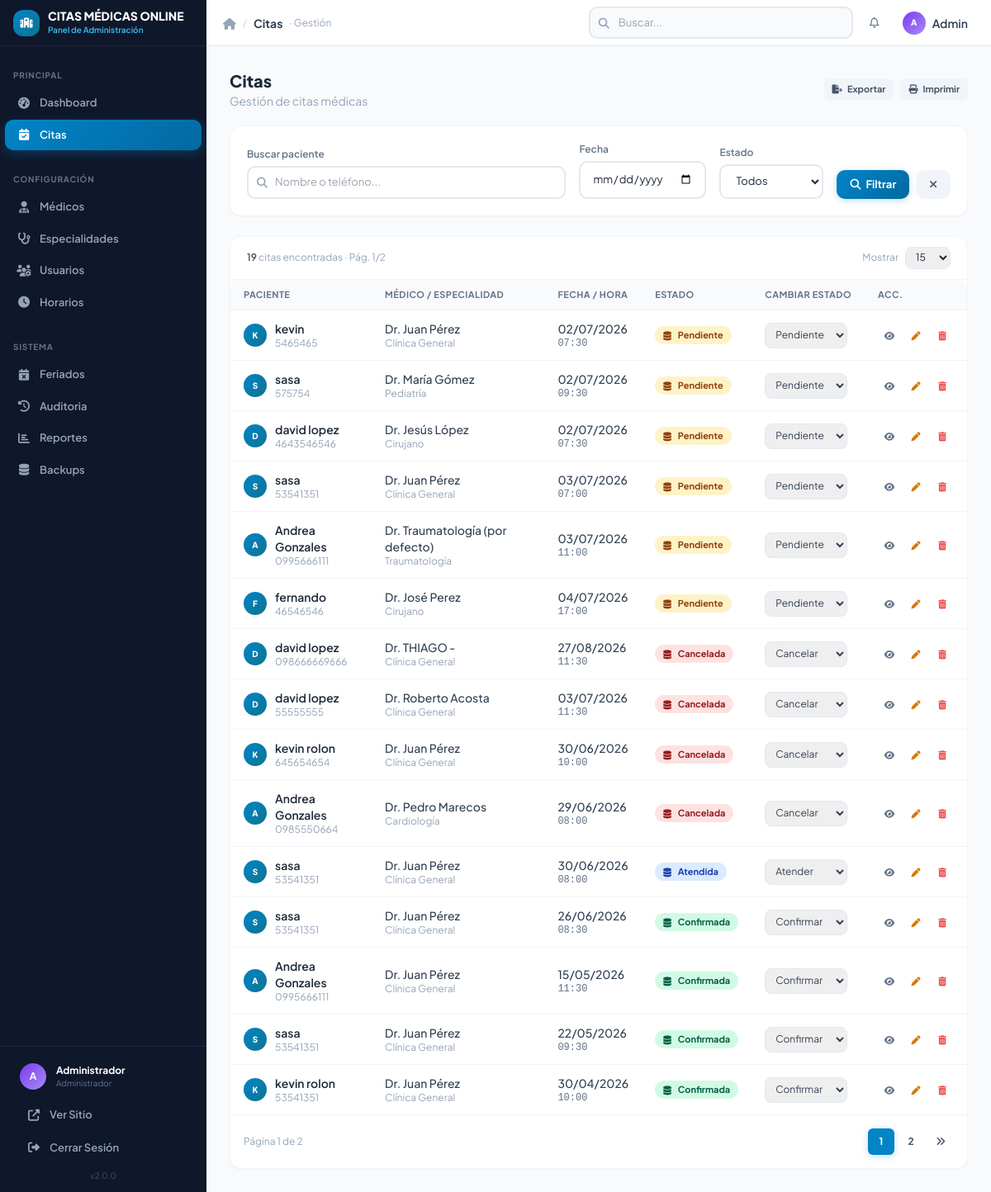
Screenshot of /admin/citas (signed in) with the database file from the repository.
### tables this page shows
CREATE TABLE IF NOT EXISTS `citas` (
  `id` int NOT NULL AUTO_INCREMENT,
  `nombre_paciente` varchar(150) NOT NULL,
  `telefono` varchar(30) DEFAULT NULL,
  `email` varchar(150) DEFAULT NULL,
  `motivo` text,
  `token_cancelacion` varchar(64) DEFAULT NULL,
  `notas_medico` text,
  `fecha` date NOT NULL,
  `hora` time NOT NULL,
  `medico_id` int NOT NULL,
  `especialidad_id` int DEFAULT NULL,
  `estado_id` int NOT NULL DEFAULT '1',
  `creado_en` timestamp NOT NULL DEFAULT CURRENT_TIMESTAMP,
  PRIMARY KEY (`id`),
  UNIQUE KEY `token_cancelacion` (`token_cancelacion`),
  KEY `fk_citas_medicos` (`medico_id`),
  KEY `fk_citas_estados` (`estado_id`),
  KEY `fk_citas_especialidades` (`especialidad_id`)
);

CREATE TABLE IF NOT EXISTS `medicos` (
  `id` int NOT NULL AUTO_INCREMENT,
  `nombre` varchar(100) NOT NULL,
  `apellido` varchar(100) NOT NULL,
  `email` varchar(150) DEFAULT NULL,
  `telefono` varchar(30) DEFAULT NULL,
  `especialidad_id` int NOT NULL,
  `matricula` varchar(50) DEFAULT NULL,
  `descripcion` text,
  `disponible` tinyint(1) NOT NULL DEFAULT '1',
  `activo` tinyint(1) NOT NULL DEFAULT '1',
  `usuario_id` int DEFAULT NULL,
  `creado_en` timestamp NOT NULL DEFAULT CURRENT_TIMESTAMP,
  PRIMARY KEY (`id`),
  KEY `fk_medicos_especialidades` (`especialidad_id`),
  KEY `fk_medicos_usuarios` (`usuario_id`)
);

CREATE TABLE IF NOT EXISTS `especialidades` (
  `id` int NOT NULL AUTO_INCREMENT,
  `nombre` varchar(120) NOT NULL,
  `icono` varchar(50) NOT NULL DEFAULT 'fa-stethoscope',
  `descripcion` text,
  `activo` tinyint(1) NOT NULL DEFAULT '1',
  `creado_en` timestamp NOT NULL DEFAULT CURRENT_TIMESTAMP,
  PRIMARY KEY (`id`)
);

### controllers/CitaController.php (called while the page is built, shortened)
<?php
class CitaController
{
    private Cita $citaModel;
    public function __construct()
    {
        $this->citaModel    = new Cita();
    }
    public function listadoAdmin(): void
    {
        $filtros = [
            'fecha'     => sanitize($_GET['fecha']     ?? ''),
            'medico_id' => (int)($_GET['medico_id']    ?? 0),
            'estado_id' => (int)($_GET['estado_id']    ?? 0),
            'q'         => sanitize($_GET['q']         ?? ''),
        ];
        $pagina   = max(1, (int)($_GET['pagina'] ?? 1));
        $result   = $this->citaModel->obtenerTodasPaginado($filtros, $pagina);
        $citas    = $result['datos'];
        $paginacion = [
            'total'     => $result['total'],
            'pagina'    => $result['pagina'],
            'paginas'   => $result['paginas'],
            'porPagina' => $result['porPagina'],
        ];
        $csrfToken  = generateCsrfToken();
        require_once __DIR__ . '/../views/admin/citas.php';
    }
}

### index.php (called while the page is built, shortened)
<?php
require_once __DIR__ . '/config/database.php';
require_once __DIR__ . '/helpers/functions.php';
require_once __DIR__ . '/models/Database.php';
require_once __DIR__ . '/models/Cita.php';
require_once __DIR__ . '/controllers/CitaController.php';
$uri = parse_url($_SERVER['REQUEST_URI'], PHP_URL_PATH);
$base = '/clinica-san-luis';
if (strpos($uri, $base) === 0) {
    $uri = substr($uri, strlen($base));
}
resolverRuta($uri ?: '/');

### models/Database.php (called while the page is built)
<?php
class Database {
    private static $instance = null;
    private $pdo;
    private function __construct() {
        $dsn = "mysql:host=" . DB_HOST . ";dbname=" . DB_NAME . ";charset=" . DB_CHARSET;
        $options = [
            PDO::ATTR_ERRMODE            => PDO::ERRMODE_EXCEPTION,
            PDO::ATTR_DEFAULT_FETCH_MODE => PDO::FETCH_ASSOC,
            PDO::ATTR_EMULATE_PREPARES   => false,
        ];
        $this->pdo = new PDO($dsn, DB_USER, DB_PASS, $options);
        $tzNombre = date_default_timezone_get();
        try {
            $this->pdo->exec("SET time_zone = '{$tzNombre}'");
        } catch (\Throwable) {
            $offset = (new DateTime('now', new DateTimeZone($tzNombre)))->format('P');
            $this->pdo->exec("SET time_zone = '{$offset}'");
        }
    }
    public static function getInstance(): self {
        if (self::$instance === null) {
            self::$instance = new self();
        }
        return self::$instance;
    }
    public function getConnection(): PDO {
        return $this->pdo;
    }
}

### helpers/functions.php (called while the page is built, shortened)
<?php
function sanitize(string $input): string {
    return htmlspecialchars(strip_tags(trim($input)), ENT_QUOTES, 'UTF-8');
}
function generateCsrfToken(): string {
    return $_SESSION['csrf_token'];
}
function formatearFecha(string $fecha): string {
    return date('d/m/Y', strtotime($fecha));
}

### models/Cita.php (called while the page is built, shortened)
<?php
class Cita {
    private PDO $db;
    public function __construct() {
        $this->db = Database::getInstance()->getConnection();
    }
    public function obtenerTodasPaginado(array $filtros = [], int $pagina = 1, int $porPagina = 15): array {
        $sqlCount = "SELECT COUNT(*) FROM citas c WHERE 1=1";
        $sqlSelect = "SELECT c.*,
                m.nombre AS medico_nombre, m.apellido AS medico_apellido,
                e.nombre AS especialidad,
                ec.nombre AS estado, ec.color AS estado_color
            FROM citas c
            JOIN medicos m ON c.medico_id = m.id
            JOIN especialidades e ON c.especialidad_id = e.id
            JOIN estados_citas ec ON c.estado_id = ec.id
            WHERE 1=1";
        $params = [];
        $stmtCount = $this->db->prepare($sqlCount);
        $stmtCount->execute($params);
        $total = (int)$stmtCount->fetchColumn();
        $offset = ($pagina - 1) * $porPagina;
        $sqlSelect .= " ORDER BY c.creado_en DESC LIMIT :limit OFFSET :offset";
        $stmtSelect = $this->db->prepare($sqlSelect);
        $stmtSelect->bindValue(':limit', $porPagina, PDO::PARAM_INT);
        $stmtSelect->bindValue(':offset', $offset, PDO::PARAM_INT);
        $stmtSelect->execute();
        $datos = $stmtSelect->fetchAll(PDO::FETCH_ASSOC);
        $paginas = (int)ceil($total / $porPagina);
        return [
            'datos'      => $datos,
            'total'      => $total,
            'pagina'     => $pagina,
            'porPagina'  => $porPagina,
            'paginas'    => $paginas,
        ];
    }
}

### views/admin/citas.php (the view, shortened to what this page needs)
<?php require_once __DIR__ . '/../layouts/header_admin.php'; ?>
<div class="flex items-center justify-between mb-5 flex-wrap gap-3 fade-up">
  <div>
    <h1 class="text-xl font-extrabold text-slate-800">Citas</h1>
    <p class="text-sm text-slate-400">Gestión de citas médicas</p>
  </div>
  <div class="flex items-center gap-2">
    <a href="<?= APP_URL ?>/admin/citas/exportar?<?= http_build_query($filtros) ?>" class="btn btn-secondary btn-sm">
      <i class="fas fa-file-export"></i> Exportar
    </a>
    <button type="button" class="btn btn-secondary btn-sm" onclick="window.print()">
      <i class="fas fa-print"></i> Imprimir
    </button>
  </div>
</div>
<form method="GET" action="<?= APP_URL ?>/admin/citas"
      class="card p-4 sm:p-5 mb-6 fade-up">
  <div class="flex flex-wrap gap-3 sm:gap-4 items-end">
    <div class="flex-1 min-w-[200px]">
      <label class="block text-xs font-semibold text-slate-500 mb-1.5">Buscar paciente</label>
      <div class="search-wrap" style="max-width:100%">
        <input type="text" name="q" placeholder="Nombre o teléfono..."
               value="<?= htmlspecialchars($filtros['q'] ?? '') ?>"
               class="!pl-8 !bg-white">
      </div>
    </div>
    <div>
      <label class="block text-xs font-semibold text-slate-500 mb-1.5">Fecha</label>
      <input type="date" name="fecha" value="<?= htmlspecialchars($filtros['fecha'] ?? '') ?>"
             class="input-field">
    </div>
    <div>
      <label class="block text-xs font-semibold text-slate-500 mb-1.5">Estado</label>
      <select name="estado_id" class="input-field">
        <option value="">Todos</option>
      </select>
    </div>
    <div class="flex gap-2">
      <button type="submit" class="btn btn-primary">
        <i class="fas fa-search"></i> Filtrar
      </button>
      <a href="<?= APP_URL ?>/admin/citas" class="btn btn-secondary">
        <i class="fas fa-times"></i>
      </a>
    </div>
  </div>
</form>
<div class="card overflow-hidden fade-up">
  <div class="px-5 py-3 border-b border-slate-100 flex items-center justify-between flex-wrap gap-2">
    <p class="text-xs text-slate-400">
      <span class="font-semibold text-slate-600"><?= $paginacion['total'] ?></span> citas encontradas
      <span class="hidden sm:inline">· Pág. <?= $paginacion['pagina'] ?>/<?= $paginacion['paginas'] ?></span>
    </p>
    <div class="flex items-center gap-2">
      <span class="text-xs text-slate-400">Mostrar</span>
      <select class="text-xs border border-slate-200 rounded-lg px-2 py-1 outline-none" onchange="cambiarPorPagina(this.value)">
        <option value="15" <?= ($paginacion['porPagina'] ?? 15) == 15 ? 'selected' : '' ?>>15</option>
      </select>
    </div>
  </div>
  <div class="overflow-x-auto">
    <table class="data-table resp-table">
      <thead>
        <tr>
          <th>Paciente</th>
          <th>Médico / Especialidad</th>
          <th>Fecha / Hora</th>
          <th>Estado</th>
          <th>Cambiar estado</th>
          <th class="text-right">Acc.</th>
        </tr>
      </thead>
      <tbody>
        <?php if (empty($citas)): ?>
        <tr>
          <td colspan="6">
            <div class="empty-state">
              <i class="fas fa-calendar-times"></i>
              <h3>No se encontraron citas</h3>
              <p>Intenta cambiar los filtros de búsqueda</p>
            </div>
          </td>
        </tr>
        <?php else: foreach ($citas as $c): ?>
        <tr>
          <td data-label="Paciente">
            <div class="flex items-center gap-2.5">
              <div class="avatar avatar-sm"
                   style="background:linear-gradient(135deg,#0284c7,#0e7490)">
                <?= strtoupper(substr($c['nombre_paciente'], 0, 1)) ?>
              </div>
              <div>
                <p class="font-semibold text-slate-800 text-sm"><?= htmlspecialchars($c['nombre_paciente']) ?></p>
                <p class="text-slate-400 text-xs"><?= htmlspecialchars($c['telefono']) ?></p>
              </div>
            </div>
          </td>
          <td data-label="Médico">
            <p class="text-sm font-medium text-slate-700">
              Dr. <?= htmlspecialchars($c['medico_nombre'] . ' ' . $c['medico_apellido']) ?>
            </p>
            <p class="text-xs text-slate-400"><?= htmlspecialchars($c['especialidad']) ?></p>
          </td>
          <td data-label="Fecha / Hora">
            <p class="text-sm text-slate-700 font-medium"><?= formatearFecha($c['fecha']) ?></p>
            <p class="font-mono text-xs text-slate-500"><?= htmlspecialchars(substr($c['hora'] ?? '', 0, 5)) ?></p>
          </td>
          <td data-label="Estado">
            <?php $type = $c['estado']; $text = ucfirst($c['estado']); ?>
            <?php require __DIR__ . '/../components/badge.php'; ?>
          </td>
          <td data-label="Cambiar estado">
            <select name="estado_id" class="text-xs border border-slate-200 rounded-lg px-2 py-1.5 outline-none focus:border-sky-500 status-select"
                    data-cita-id="<?= $c['id'] ?>"
                    data-csrf="<?= $csrfToken ?>"
                    style="min-width:100px">
              <option value="1" <?= $c['estado'] === 'pendiente'  ? 'selected' : '' ?>>Pendiente</option>
              <option value="2" <?= $c['estado'] === 'confirmada' ? 'selected' : '' ?>>Confirmar</option>
              <option value="3" <?= $c['estado'] === 'cancelada'  ? 'selected' : '' ?>>Cancelar</option>
              <option value="4" <?= $c['estado'] === 'atendida' ? 'selected' : '' ?>>Atender</option>
            </select>
          </td>
          <td data-label="Acc.">
            <div class="flex items-center justify-end gap-1">
              <button type="button" class="btn btn-icon btn-sm btn-ghost"
                      onclick="verDetalleCita(<?= $c['id'] ?>)"
                      title="Ver detalle">
                <i class="fas fa-eye"></i>
              </button>
              <button type="button" class="btn btn-icon btn-sm btn-ghost text-amber-600 hover:bg-amber-50"
                      onclick="abrirEditarCita(<?= $c['id'] ?>, <?= $c['medico_id'] ?>, '<?= $c['fecha'] ?>', '<?= $c['hora'] ?>')"
                      title="Editar cita — reasignar medico">
                <i class="fas fa-pen"></i>
              </button>
              <?php
                $paciente = htmlspecialchars($c['nombre_paciente'], ENT_QUOTES);
                $fecha    = formatearFecha($c['fecha']);
                $hora     = htmlspecialchars(substr($c['hora'] ?? '', 0, 5), ENT_QUOTES);
                $url      = APP_URL . '/admin/citas/' . $c['id'] . '/eliminar';
              ?>
              <button type="button" class="btn btn-icon btn-sm btn-ghost text-red-500 hover:bg-red-50"
                      onclick="openDeleteModal('<?= $url ?>', 'Se eliminará la cita de <?= $paciente ?> — <?= $fecha ?> a las <?= $hora ?>.')"
                      title="Eliminar">
                <i class="fas fa-trash-alt"></i>
              </button>
            </div>
          </td>
        </tr>
        <?php endforeach; endif; ?>
      </tbody>
    </table>
  </div>
  <?php if ($paginacion['paginas'] > 1): ?>
  <div class="pagination flex-wrap">
    <p class="text-xs text-slate-400 mr-auto">
      Página <?= $paginacion['pagina'] ?> de <?= $paginacion['paginas'] ?>
    </p>
    <div class="flex gap-1">
      <?php
      $qs = $_GET;
      $rango = 2;
      $inicio = max(1, $paginacion['pagina'] - $rango);
      $final  = min($paginacion['paginas'], $paginacion['pagina'] + $rango);
      ?>
      <?php for ($p = $inicio; $p <= $final; $p++):
        $qs['pagina'] = $p; ?>
      <a href="<?= APP_URL ?>/admin/citas?<?= http_build_query($qs) ?>"
         class="page-btn <?= $p === $paginacion['pagina'] ? 'active' : '' ?>">
        <?= $p ?>
      </a>
      <?php endfor; ?>
      <?php if ($paginacion['pagina'] < $paginacion['paginas']):
        $qs['pagina'] = $paginacion['paginas']; ?>
      <a href="<?= APP_URL ?>/admin/citas?<?= http_build_query($qs) ?>" class="page-btn">
        <i class="fas fa-angle-double-right"></i>
      </a>
      <?php endif; ?>
    </div>
  </div>
  <?php endif; ?>
</div>
<?php require_once __DIR__ . '/../layouts/footer_admin.php'; ?>

### views/components/badge.php
<?php
$type  = $type  ?? 'gray';
$text  = $text  ?? '';
$icon  = $icon  ?? '';
$class = $class ?? '';
$colorMap = [
  'yellow'      => 'badge-yellow',
  'green'       => 'badge-green',
  'red'         => 'badge-red',
  'blue'        => 'badge-blue',
  'gray'        => 'badge-gray',
  'pending'     => 'badge-yellow',
  'pendiente'   => 'badge-yellow',
  'confirmed'   => 'badge-green',
  'confirmada'  => 'badge-green',
  'canceled'    => 'badge-red',
  'cancelada'   => 'badge-red',
  'completed'   => 'badge-blue',
  'completada'  => 'badge-blue',
  'atendida'    => 'badge-blue',
  'active'      => 'badge-green',
  'inactive'    => 'badge-red',
  'blocked'     => 'badge-red',
  'bloqueado'   => 'badge-red',
];
$badgeClass = $colorMap[$type] ?? 'badge-gray';
?>
<span class="badge <?= $badgeClass ?> <?= $class ?>">
  <?php if ($icon): ?><i class="fas <?= $icon ?> mr-1"></i><?php endif; ?>
  <?= $text ?>
</span>

### views/layouts/header_admin.php (style rules this page uses)
* { font-family: 'Plus Jakarta Sans', sans-serif; }

### rows the page displays
citas: nombre_paciente "K", nombre_paciente "kevin", telefono "5465465", medico.apellido "Juan Pérez", especialidad.nombre "Clínica General", fecha "02/07/2026", hora "07:30", text "Pendiente", estado_id "Pendiente"
citas: nombre_paciente "S", nombre_paciente "sasa", telefono "575754", medico.apellido "María Gómez", especialidad.nombre "Pediatría", fecha "02/07/2026", hora "09:30", text "Pendiente", estado_id "Pendiente"
citas: nombre_paciente "D", nombre_paciente "david lopez", telefono "4643546546", medico.apellido "Jesús López", especialidad.nombre "Cirujano", fecha "02/07/2026", hora "07:30", text "Pendiente", estado_id "Pendiente"
citas: nombre_paciente "S", nombre_paciente "sasa", telefono "53541351", medico.apellido "Juan Pérez", especialidad.nombre "Clínica General", fecha "03/07/2026", hora "07:00", text "Pendiente", estado_id "Pendiente"
citas: nombre_paciente "A", nombre_paciente "Andrea Gonzales", telefono "0995666111", medico.apellido "Traumatología (por defecto)", especialidad.nombre "Traumatología", fecha "03/07/2026", hora "11:00", text "Pendiente", estado_id "Pendiente"
citas: nombre_paciente "F", nombre_paciente "fernando", telefono "46546546", medico.apellido "José Perez", especialidad.nombre "Cirujano", fecha "04/07/2026", hora "17:00", text "Pendiente", estado_id "Pendiente"
citas: nombre_paciente "D", nombre_paciente "david lopez", telefono "098666669666", medico.apellido "THIAGO -", especialidad.nombre "Clínica General", fecha "27/08/2026", hora "11:30", text "Cancelada", estado_id "Cancelar"
citas: nombre_paciente "D", nombre_paciente "david lopez", telefono "55555555", medico.apellido "Roberto Acosta", especialidad.nombre "Clínica General", fecha "03/07/2026", hora "11:30", text "Cancelada", estado_id "Cancelar"
citas: nombre_paciente "K", nombre_paciente "kevin rolon", telefono "645654654", medico.apellido "Juan Pérez", especialidad.nombre "Clínica General", fecha "30/06/2026", hora "10:00", text "Cancelada", estado_id "Cancelar"
citas: nombre_paciente "A", nombre_paciente "Andrea Gonzales", telefono "0985550664", medico.apellido "Pedro Marecos", especialidad.nombre "Cardiología", fecha "29/06/2026", hora "08:00", text "Cancelada", estado_id "Cancelar"
citas: nombre_paciente "S", nombre_paciente "sasa", telefono "53541351", medico.apellido "Juan Pérez", especialidad.nombre "Clínica General", fecha "30/06/2026", hora "08:00", text "Atendida", estado_id "Atender"
citas: nombre_paciente "S", nombre_paciente "sasa", telefono "53541351", medico.apellido "Juan Pérez", especialidad.nombre "Clínica General", fecha "26/06/2026", hora "08:30", text "Confirmada", estado_id "Confirmar"
citas: nombre_paciente "A", nombre_paciente "Andrea Gonzales", telefono "0995666111", medico.apellido "Juan Pérez", especialidad.nombre "Clínica General", fecha "15/05/2026", hora "11:30", text "Confirmada", estado_id "Confirmar"
citas: nombre_paciente "S", nombre_paciente "sasa", telefono "53541351", medico.apellido "Juan Pérez", especialidad.nombre "Clínica General", fecha "22/05/2026", hora "09:30", text "Confirmada", estado_id "Confirmar"
citas: nombre_paciente "K", nombre_paciente "kevin rolon", telefono "53541351", medico.apellido "Juan Pérez", especialidad.nombre "Clínica General", fecha "30/04/2026", hora "10:00", text "Confirmada", estado_id "Confirmar"

### other values shown
APP_NAME "CITAS MÉDICAS ONLINE"
$label "Dashboard"
$label "Citas"
$label "Médicos"
$label "Especialidades"
$label "Usuarios"
$label "Horarios"
$label "Feriados"
$label "Auditoria"
$label "Reportes"
$label "Backups"
substr($adminUser['nombre'] ?? 'A', 0, 1) "A"
$adminUser['nombre'] "Administrador"
$currentPage[0] "Citas"
$currentPage[2] "Gestión"
